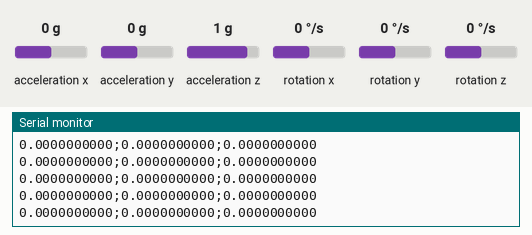
Recording of a sketch running on a simulated Arduino Uno, built with avr-gcc and run on an emulated ATmega328P. Shown: the last lines printed to the serial monitor. Wiring (inferred from the names in the program): MPU-6050 motion sensor at I2C address 0x68. Inputs (shaded band) come from the test bench; at power-on: acceleration z 1 g, rotation z 0 °/s, acceleration y 0 g, acceleration x 0 g, rotation x 0 °/s, rotation y 0 °/s.

Above: at 2.2 s.
2.3 s: acceleration z set to 0 g
At 2.61 s:
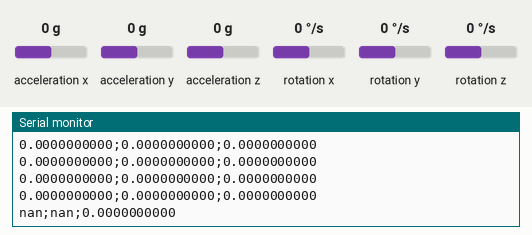
4.1 s: rotation z set to -192 °/s
At 4.24 s:
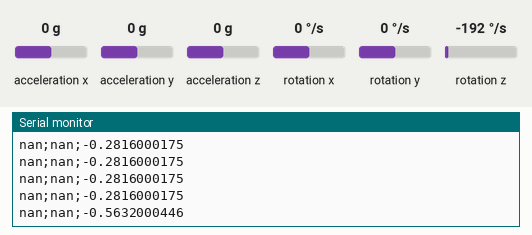
5.6 s: rotation z set to -100 °/s
At 5.67 s:
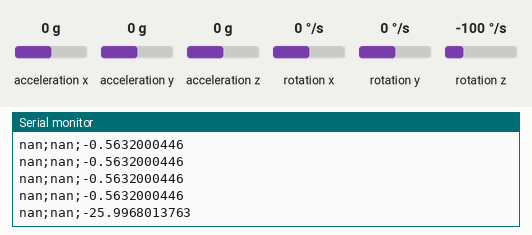
7.1 s: acceleration y set to -1.4 g
At 7.3 s:
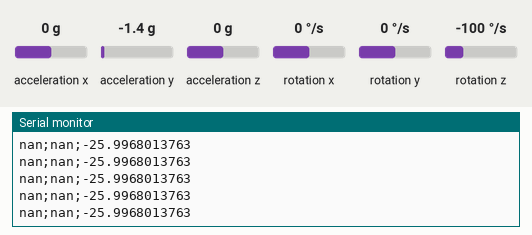
Timing chart, 0 to 9.6 s (numbered marks = the images above; inputs shaded):
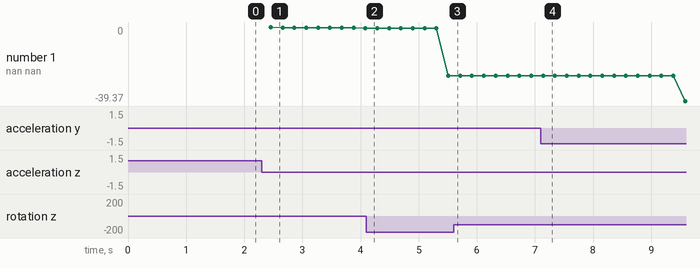

The sketch:

MPU6050-compFilter.ino
```cpp
#include "MPU6050-compFilter.h"
#include <Wire.h>

MPU6050_compFilter MPU;
acc_t_gyro_union accel_t_gyro_data;
euler_angles angles;

//---------------------------------------------------------------------
//  SETUP  ------------------------------------------------------------
//---------------------------------------------------------------------

void setup()
{
  int error;
  uint8_t c;

  Serial.begin(9600);
  Wire.begin();
  MPU.begin();

  // error = MPU.read(MPU6050_WHO_AM_I, &c, 1);
  // Serial.print(F("WHO_AM_I : "));
  // Serial.print(c, HEX);
  // Serial.print(F(", error = "));
  // Serial.println(error, DEC);

  // Initialize the angles
  Serial.print(F("Calibrating... "));
  MPU.calibrate_gyro_offset();
  Serial.println(F("Done"));

  // empty RX buffer
  while (Serial.available())
    Serial.read();
}

//---------------------------------------------------------------------
//  LOOP  ------------------------------------------------------------
//---------------------------------------------------------------------

void loop()
{
  delay(200);
  MPU.compute_angle_estimations();
  MPU.get_euler_angles(&angles);

  Serial.print(angles.roll, DEC);
  Serial.print(F(";"));
  Serial.print(angles.pitch, DEC);
  Serial.print(F(";"));
  Serial.println(angles.yaw, DEC);
}
```

MPU6050-compFilter.cpp
```cpp
#include "MPU6050-compFilter.h"
#include <Arduino.h>

void MPU6050_compFilter::set_last_angles(double roll_x, double pitch_y, double yaw_z)
{
  this->last_angles.roll = roll_x;
  this->last_angles.pitch = pitch_y;
  this->last_angles.yaw = yaw_z;
}

int MPU6050_compFilter::read_acc_gyro_vals(uint8_t *acc_t_gyro_ptr)
{
  // Read the raw values.
  // Read 14 bytes at once,
  // containing acceleration, temperature and gyro.
  // With the default settings of the MPU-6050,
  // there is no filter enabled, and the values
  // are not very stable.  Returns the error value

  acc_t_gyro_union *acc_t_gyro = (acc_t_gyro_union *)acc_t_gyro_ptr;

  int error = this->read(MPU6050_ACCEL_XOUT_H, (uint8_t *)acc_t_gyro, sizeof(*acc_t_gyro));

  // Swap all high and low bytes.
  // After this, the registers values are swapped,
  // so the structure name like x_accel_l does no
  // longer contain the lower byte.
  uint8_t swap;
#define SWAP(x, y) \
  swap = x;        \
  x = y;           \
  y = swap

  SWAP((*acc_t_gyro).reg.x_acc_h, (*acc_t_gyro).reg.x_acc_l);
  SWAP((*acc_t_gyro).reg.y_acc_h, (*acc_t_gyro).reg.y_acc_l);
  SWAP((*acc_t_gyro).reg.z_acc_h, (*acc_t_gyro).reg.z_acc_l);
  SWAP((*acc_t_gyro).reg.t_h, (*acc_t_gyro).reg.t_l);
  SWAP((*acc_t_gyro).reg.x_gyro_h, (*acc_t_gyro).reg.x_gyro_l);
  SWAP((*acc_t_gyro).reg.y_gyro_h, (*acc_t_gyro).reg.y_gyro_l);
  SWAP((*acc_t_gyro).reg.z_gyro_h, (*acc_t_gyro).reg.z_gyro_l);

  return error;
}

//------------------------------------------------------------------
// Robot angle calculations------------------------------------------
//------------------------------------------------------------------

void MPU6050_compFilter::calibrate_gyro_offset()
{
  int num_readings = 10;
  float x_gyro = 0;
  float y_gyro = 0;
  float z_gyro = 0;
  acc_t_gyro_union acc_t_gyro;

  // Serial.println("Starting Calibration");

  // Discard the first set of values read
  read_acc_gyro_vals((uint8_t *)&acc_t_gyro);

  // Read and average the raw values
  for (int i = 0; i < num_readings; i++)
  {
    read_acc_gyro_vals((uint8_t *)&acc_t_gyro);
    x_gyro += acc_t_gyro.value.x_gyro;
    y_gyro += acc_t_gyro.value.y_gyro;
    z_gyro += acc_t_gyro.value.z_gyro;
    delay(100);
  }
  x_gyro /= num_readings;
  y_gyro /= num_readings;
  z_gyro /= num_readings;

  // Store the raw calibration values
  this->gyro_offset.roll = x_gyro;
  this->gyro_offset.pitch = y_gyro;
  this->gyro_offset.yaw = z_gyro;
}

inline void MPU6050_compFilter::set_g(acc_t_gyro_union *data)
{
  this->g_ = sqrt(square(data->value.x_acc) + square(data->value.y_acc) + square(data->value.z_acc));
}

void MPU6050_compFilter::compute_acc_angles(euler_angles *angles, acc_t_gyro_union *acc_t_gyro_data)
{
  double acc_x = acc_t_gyro_data->value.x_acc;
  double acc_y = acc_t_gyro_data->value.y_acc;
  double acc_z = acc_t_gyro_data->value.z_acc;

  angles->pitch = asin(acc_x / this->g()) * RADIANS_TO_DEGREES;
  angles->roll = atan(acc_y / acc_z) * RADIANS_TO_DEGREES;
  angles->yaw = 0;
}
// The sensor should be motionless on a horizontal surface
//  while calibration is happening

void MPU6050_compFilter::compute_angle_estimations()
{
  acc_t_gyro_union acc_t_gyro;
  this->read_acc_gyro_vals((uint8_t *)&acc_t_gyro);
  this->set_g(&acc_t_gyro);

  unsigned long t_now = millis();

  // Accelerometer data
  euler_angles acc_angles;
  this->compute_acc_angles(&acc_angles, &acc_t_gyro);

  // Gyrometer Data
  // Convert gyro values to degrees/sec
  double gyro_x = (acc_t_gyro.value.x_gyro - this->gyro_offset.roll);
  double gyro_y = (acc_t_gyro.value.y_gyro - this->gyro_offset.pitch);
  double gyro_z = (acc_t_gyro.value.z_gyro - this->gyro_offset.yaw);

  // Compute the (filtered) gyro angles
  double dt = (t_now - this->get_last_read_time()) / 1000.0;
  double gyro_angle_x = gyro_x * dt + this->get_last_roll();
  double gyro_angle_y = gyro_y * dt + this->get_last_pitch();
  double gyro_angle_z = gyro_z * dt + this->get_last_yaw();

  // Apply the complementary filter to figure out the change in angle - choice of alpha is
  // estimated now.  Alpha depends on the sampling rate...
  double alpha = 0.6;

  double angle_x = alpha * gyro_angle_x + (1.0 - alpha) * acc_angles.roll;
  double angle_y = alpha * gyro_angle_y + (1.0 - alpha) * acc_angles.pitch;
  double angle_z = gyro_angle_z; // Accelerometer doesn't give z-angle

  this->set_last_angles(angle_x, angle_y, angle_z);
}

euler_angles MPU6050_compFilter::get_euler_angles(euler_angles *angles) const
{
  *angles = this->last_angles;
}
acc_t_gyro_union MPU6050_compFilter::get_acc_t_gyro_data(acc_t_gyro_union *acc_t_gyro_data) const
{
  this->read_acc_gyro_vals((uint8_t *)&acc_t_gyro_data);
}

//------------------------------------------------------------------
// Micro-controller communication------------------------------------
//------------------------------------------------------------------

// --------------------------------------------------------
// MPU6050_read
//
// This is a common function to read multiple bytes
// from an I2C device.
//
// It uses the boolean parameter for Wire.endTransMission()
// to be able to hold or release the I2C-bus.
// This is implemented in Arduino 1.0.1.
//
// Only this function is used to read.
// There is no function for a single byte.
//
int MPU6050_compFilter::read(int start, uint8_t *buffer, int size)
{
  if (!this->is_ready())
    return 1;

  int i;

  Wire.beginTransmission(MPU6050_I2C_ADDRESS);
  Wire.write(start);
  Wire.endTransmission(false); // hold the I2C-bus

  // Third parameter is true: relase I2C-bus after data is read.
  Wire.requestFrom(MPU6050_I2C_ADDRESS, size, true);

  i = 0;
  while (Wire.available() && i < size)
  {
    buffer[i++] = Wire.read();
  }

  if (i != size)
    return 1;

  this->set_last_read_time(millis());
  return 0; // return : no error
}

// --------------------------------------------------------
// MPU6050_write
//
// This is a common function to write multiple bytes to an I2C device.
//
// If only a single register is written,
// use the function MPU_6050_write_reg().
//
// Parameters:
//   start : Start address, use a define for the register
//   pData : A pointer to the data to write.
//   size  : The number of bytes to write.
//
// If only a single register is written, a pointer
// to the data has to be used, and the size is
// a single byte:
//   int data = 0;        // the data to write
//   MPU6050_write (MPU6050_PWR_MGMT_1, &c, 1);
//
int MPU6050_compFilter::write(int start, const uint8_t *pData, int size)
{
  if (!this->is_ready())
    return (1);

  int n, error;

  Wire.beginTransmission(MPU6050_I2C_ADDRESS);
  n = Wire.write(start); // write the start address
  if (n != 1)
    return (-20);

  n = Wire.write(pData, size); // write data bytes
  if (n != 1)
  {
    Serial.print(n);
    return (-21);
  }

  error = Wire.endTransmission(true); // release the I2C-bus
  if (error != 0)
    return (error);

  return (0); // return : no error
}

// --------------------------------------------------------
// MPU6050_write_reg
//
// An extra function to write a single register.
// It is just a wrapper around the MPU_6050_write()
// function, and it is only a convenient function
// to make it easier to write a single register.
//
int MPU6050_compFilter::write_reg(int reg, uint8_t data)
{
  int error;

  error = this->write(reg, &data, 1);

  return (error);
}

bool MPU6050_compFilter::is_ready()
{
  return millis() - this->get_last_read_time() > this->rest_time;
}

void MPU6050_compFilter::begin()
{
  Wire.begin();
  // Reset the sensor
  // this->write_reg(MPU6050_PWR_MGMT_1, 0);
  Wire.beginTransmission(MPU6050_I2C_ADDRESS);
  Wire.write(MPU6050_PWR_MGMT_1);
  Wire.write(0);
  Wire.endTransmission(true);
}
```

MPU6050-compFilter.h
```cpp
#ifndef MPU6050_COMPFILTER_H
#define MPU6050_COMPFILTER_H

#include <Wire.h>

#define PI 3.14159265
#define RADIANS_TO_DEGREES (180.0 / PI)

// Some datasheet adresses
// https://invensense.tdk.com/wp-content/uploads/2015/02/MPU-6000-Register-Map1.pdf

#define MPU6050_ACCEL_XOUT_H 0x3B // R
#define MPU6050_ACCEL_XOUT_L 0x3C // R
#define MPU6050_ACCEL_YOUT_H 0x3D // R
#define MPU6050_ACCEL_YOUT_L 0x3E // R
#define MPU6050_ACCEL_ZOUT_H 0x3F // R
#define MPU6050_ACCEL_ZOUT_L 0x40 // R
#define MPU6050_TEMP_OUT_H 0x41   // R
#define MPU6050_TEMP_OUT_L 0x42   // R
#define MPU6050_GYRO_XOUT_H 0x43  // R
#define MPU6050_GYRO_XOUT_L 0x44  // R
#define MPU6050_GYRO_YOUT_H 0x45  // R
#define MPU6050_GYRO_YOUT_L 0x46  // R
#define MPU6050_GYRO_ZOUT_H 0x47  // R
#define MPU6050_GYRO_ZOUT_L 0x48  // R

#define MPU6050_SIGNAL_PATH_RESET 0x68
// Bit7 -             | Bit6 -            | Bit5 -        | Bit4 -        | Bit3 -        | Bit2 GYRO_RESET | Bit1 ACCEL_RESET  | Bit0 TEMP_RESET
#define MPU6050_PWR_MGMT_1 0x6B
// Bit7 DEVICE_RESET  | Bit6 SLEEP        | Bit5 CYCLE    | Bit4 -        | Bit3 TEMP_DIS | Bit2 CLK_SEL    | Bit1 CLK_SEL      | Bit0 CLK_SEL
#define MPU6050_PWR_MGMT_2 0x6C
// Bit7 LP_WAKE_CTRL  | Bit6 LP_WAKE_CTRL | Bit5 STBY_XA  | Bit4 STBY_YA  | Bit3 STBY_ZA  | Bit2 STBY_XG    | Bit1 STBY_YG      | Bit0 STBY_ZG

// Default I2C address for the MPU-6050 is 0x68.
// But only if the AD0 pin is low.
// Some sensor boards have AD0 high, and the
// I2C address thus becomes 0x69.
#define MPU6050_I2C_ADDRESS 0x68
#define MPU6050_WHO_AM_I 0x75 // R

typedef union acc_t_gyro_union
{
  struct
  {
    uint8_t x_acc_h;
    uint8_t x_acc_l;
    uint8_t y_acc_h;
    uint8_t y_acc_l;
    uint8_t z_acc_h;
    uint8_t z_acc_l;
    uint8_t t_h;
    uint8_t t_l;
    uint8_t x_gyro_h;
    uint8_t x_gyro_l;
    uint8_t y_gyro_h;
    uint8_t y_gyro_l;
    uint8_t z_gyro_h;
    uint8_t z_gyro_l;
  } reg;
  struct
  {
    int x_acc;
    int y_acc;
    int z_acc;
    int temperature;
    int x_gyro;
    int y_gyro;
    int z_gyro;
  } value;
};

typedef struct euler_angles
{
  double roll;
  double pitch;
  double yaw;
};

class MPU6050_compFilter
{
private:
  // Use the following global variables and access functions to help store the overall
  // rotation angle of the sensor
  unsigned long last_read_time = 0;
  inline void set_last_read_time(unsigned long t) { this->last_read_time = t; }
  inline unsigned long get_last_read_time() { return this->last_read_time; }

  euler_angles last_angles;
  void set_last_angles(double roll_x, double pitch_y, double yaw_z);

  inline double get_last_roll() { return this->last_angles.roll; }
  inline double get_last_pitch() { return this->last_angles.pitch; }
  inline double get_last_yaw() { return this->last_angles.yaw; }

  int read_acc_gyro_vals(uint8_t *accel_t_gyro_ptr);

  const unsigned long rest_time = 20; // msec
  inline unsigned long get_rest_time() { return this->rest_time; }

  //  Used the following variables to remove the gyro offset
  euler_angles gyro_offset;

  // Robot angle calculations--------------------------------------------
  double g_;
  inline void set_g(acc_t_gyro_union *data);
  inline double g() { return this->g_; }

  void compute_acc_angles(euler_angles *angles, acc_t_gyro_union *acc_t_gyro_data);

  // Micro-controller communication -------------------------------------

  int read(int start, uint8_t *buffer, int size);
  int write(int start, const uint8_t *pData, int size);
  int write_reg(int reg, uint8_t data);
  bool is_ready();

public:
  MPU6050_compFilter() {}
  ~MPU6050_compFilter(){};

  void begin();
  void calibrate_gyro_offset();
  void compute_angle_estimations();
  euler_angles get_euler_angles(euler_angles *angles) const;
  acc_t_gyro_union get_acc_t_gyro_data(acc_t_gyro_union *acc_t_gyro_data) const;
};

#endif
```

Measured:
- after the input at 2.3 s, the serial monitor: prints a new line after 0.16 s (image 1)
- plotted number 1: -0.56 → -26 after the input at 4.1 s, -26 → -39.37 after the input at 7.1 s
